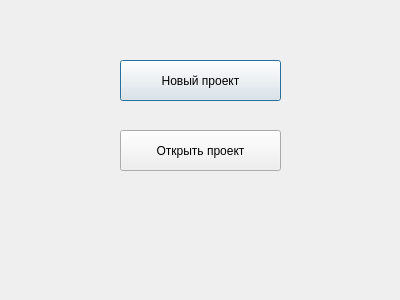
<?xml version="1.0" encoding="UTF-8"?>
<ui version="4.0">
 <class>StartUpDialog</class>
 <widget class="QDialog" name="StartUpDialog">
  <property name="geometry">
   <rect>
    <x>0</x>
    <y>0</y>
    <width>400</width>
    <height>300</height>
   </rect>
  </property>
  <property name="windowTitle">
   <string>Генератор кода</string>
  </property>
  <widget class="QPushButton" name="pushButton">
   <property name="geometry">
    <rect>
     <x>120</x>
     <y>60</y>
     <width>161</width>
     <height>41</height>
    </rect>
   </property>
   <property name="text">
    <string>Новый проект</string>
   </property>
   <property name="icon">
    <iconset resource="recources/recources.qrc">
     <normaloff>:/icons/icon_Add.png</normaloff>:/icons/icon_Add.png</iconset>
   </property>
  </widget>
  <widget class="QPushButton" name="pushButton_2">
   <property name="geometry">
    <rect>
     <x>120</x>
     <y>130</y>
     <width>161</width>
     <height>41</height>
    </rect>
   </property>
   <property name="text">
    <string>Открыть проект</string>
   </property>
   <property name="icon">
    <iconset resource="recources/recources.qrc">
     <normaloff>:/icons/icon_Open.png</normaloff>:/icons/icon_Open.png</iconset>
   </property>
  </widget>
 </widget>
 <resources>
  <include location="recources/recources.qrc"/>
 </resources>
 <connections/>
</ui>
